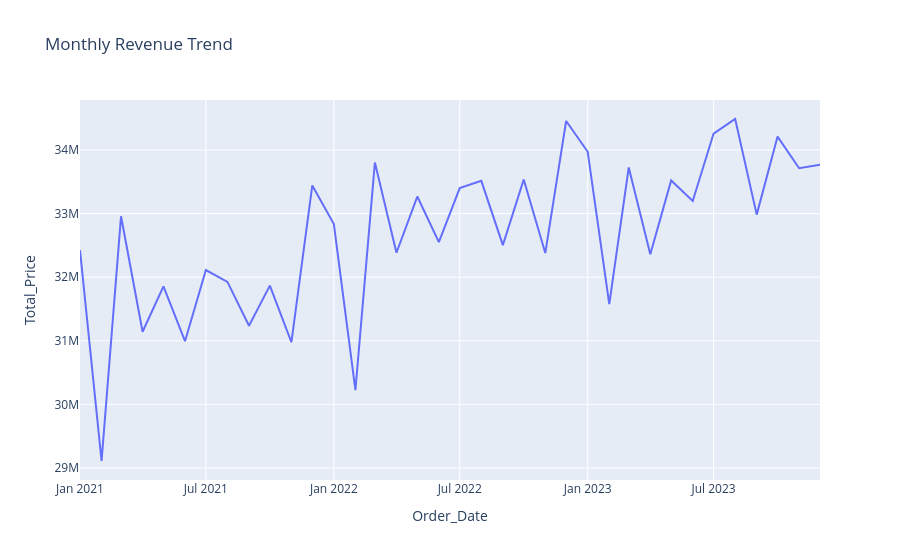

Notebook code for this chart:
### Code cell
import plotly.express as px
fig = px.line(
    monthly_sales,
    x='Order_Date',
    y='Total_Price',
    title='Monthly Revenue Trend'
)

fig.show()

### Figure 1 — Plotly figure (JSON) as saved in the notebook; plotly's stock layout.template omitted (floating-point values rounded to 4 significant figures)
{"data": [{"hovertemplate": "Order_Date=%{x}<br>Total_Price=%{y}<extra></extra>", "legendgroup": "", "line": {"color": "#636efa", "dash": "solid"}, "marker": {"symbol": "circle"}, "mode": "lines", "name": "", "orientation": "v", "showlegend": false, "type": "scatter", "x": ["2021-01", "2021-02", "2021-03", "2021-04", "2021-05", "2021-06", "2021-07", "2021-08", "2021-09", "2021-10", "2021-11", "2021-12", "2022-01", "2022-02", "2022-03", "2022-04", "2022-05", "2022-06", "2022-07", "2022-08", "2022-09", "2022-10", "2022-11", "2022-12", "2023-01", "2023-02", "2023-03", "2023-04", "2023-05", "2023-06", "2023-07", "2023-08", "2023-09", "2023-10", "2023-11", "2023-12"], "xaxis": "x", "y": [32430000.0, 29110000.0, 32960000.0, 31140000.0, 31860000.0, 30990000.0, 32110000.0, 31930000.0, 31240000.0, 31870000.0, 30980000.0, 33440000.0, 32830000.0, 30220000.0, 33800000.0, 32380000.0, 33270000.0, 32550000.0, 33400000.0, 33520000.0, 32500000.0, 33540000.0, 32380000.0, 34460000.0, 33970000.0, 31580000.0, 33720000.0, 32360000.0, 33520000.0, 33200000.0, 34260000.0, 34490000.0, 32980000.0, 34210000.0, 33710000.0, 33770000.0], "yaxis": "y"}], "layout": {"legend": {"tracegroupgap": 0}, "title": {"text": "Monthly Revenue Trend"}, "xaxis": {"anchor": "y", "domain": [0, 1], "title": {"text": "Order_Date"}}, "yaxis": {"anchor": "x", "domain": [0, 1], "title": {"text": "Total_Price"}}}}
